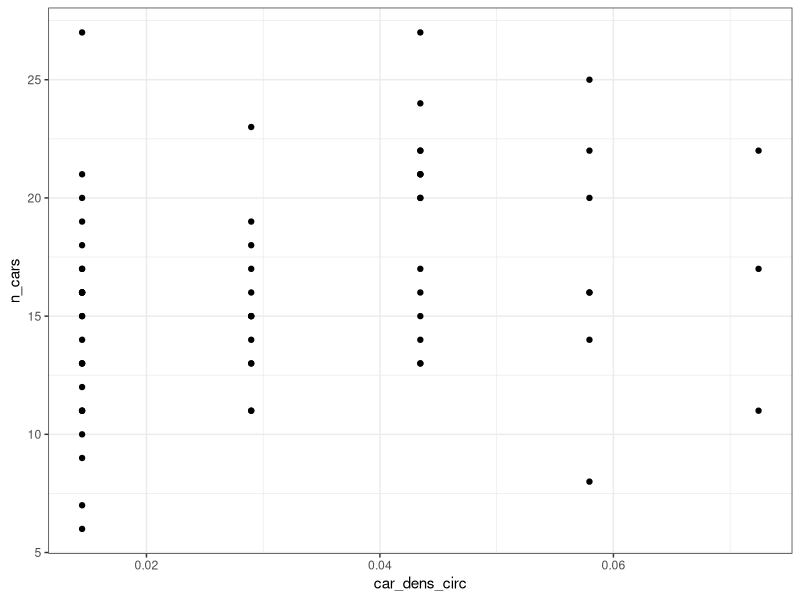
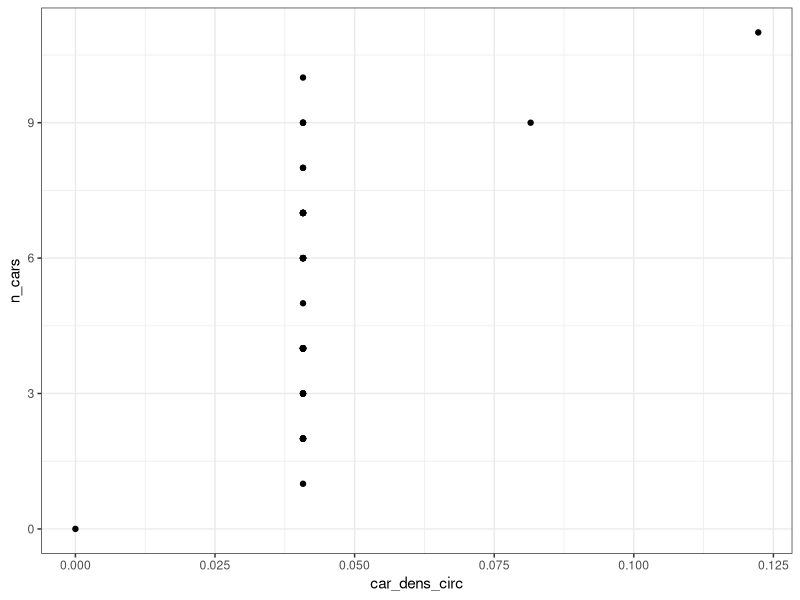
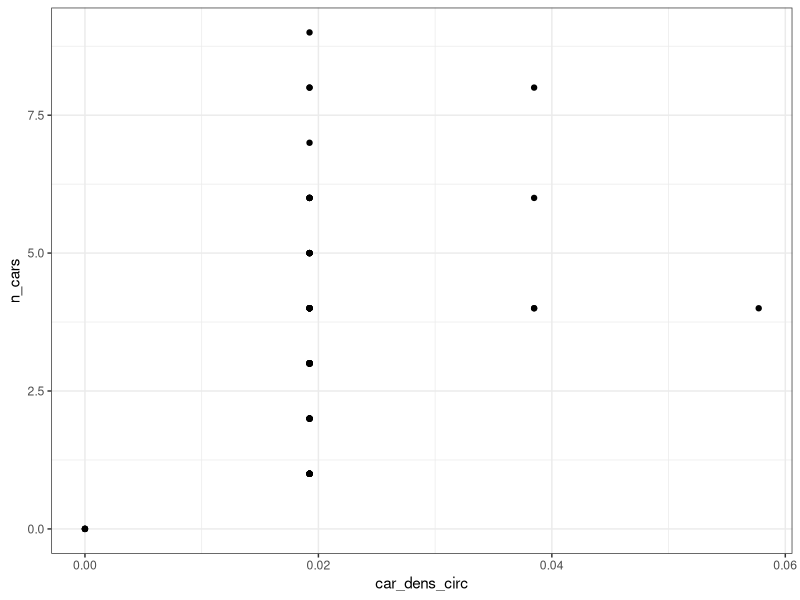
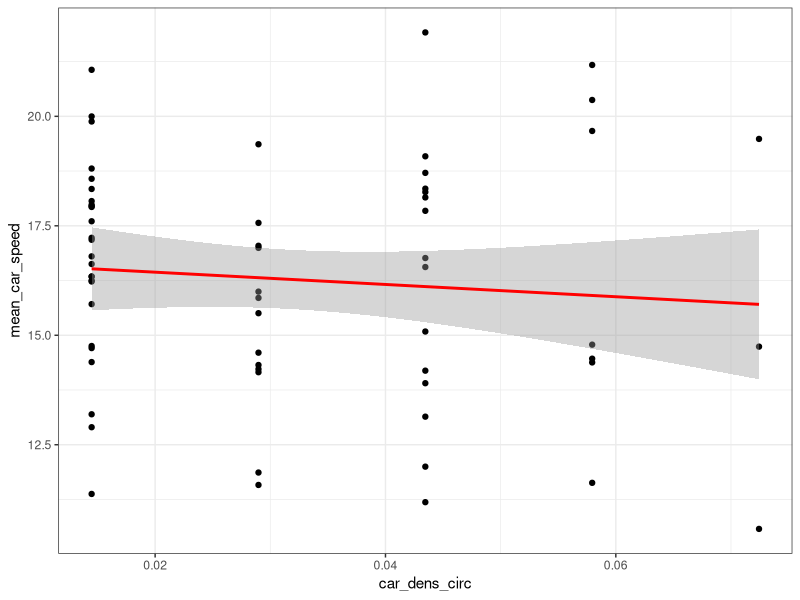
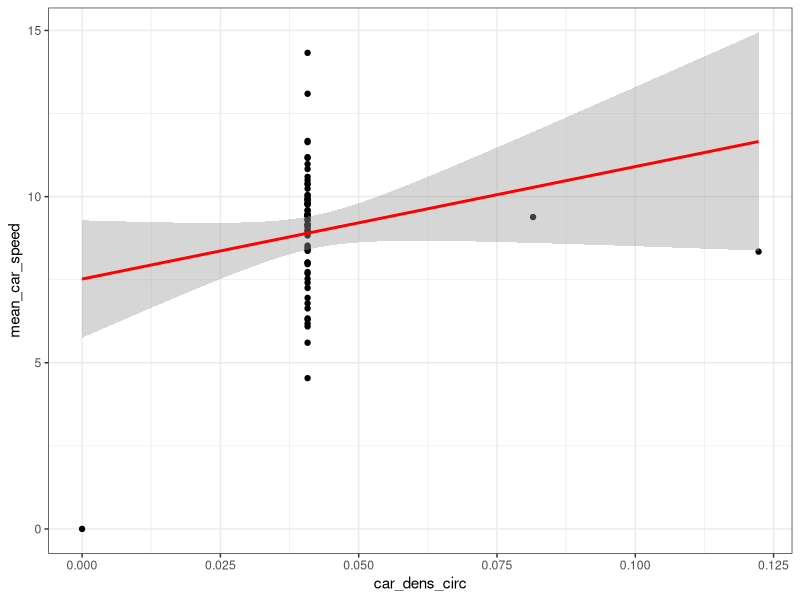
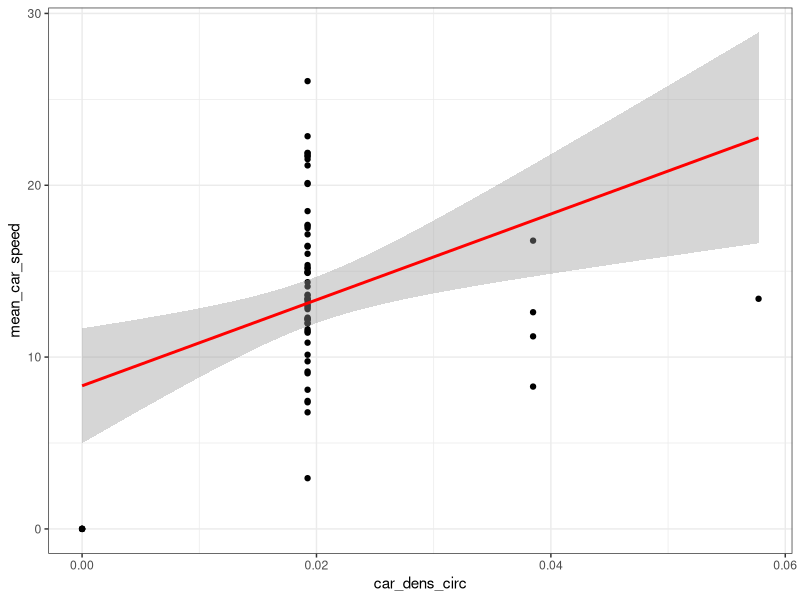
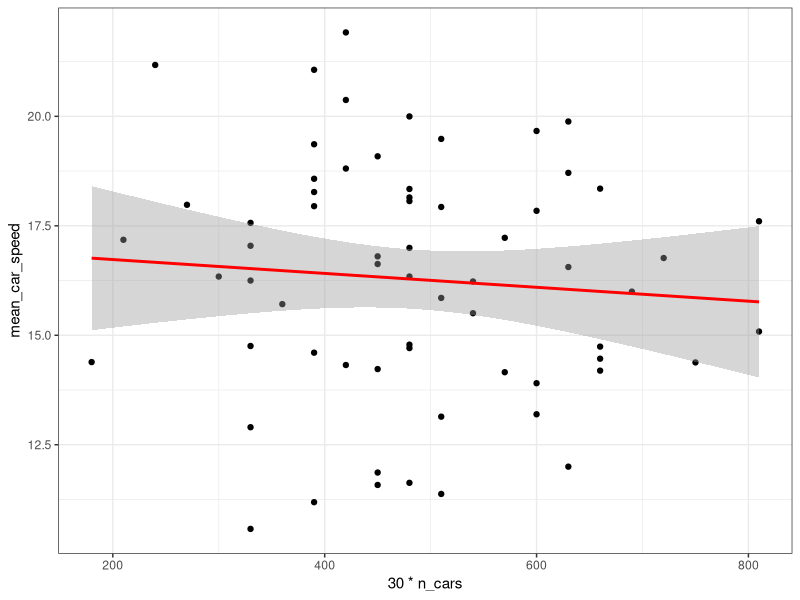
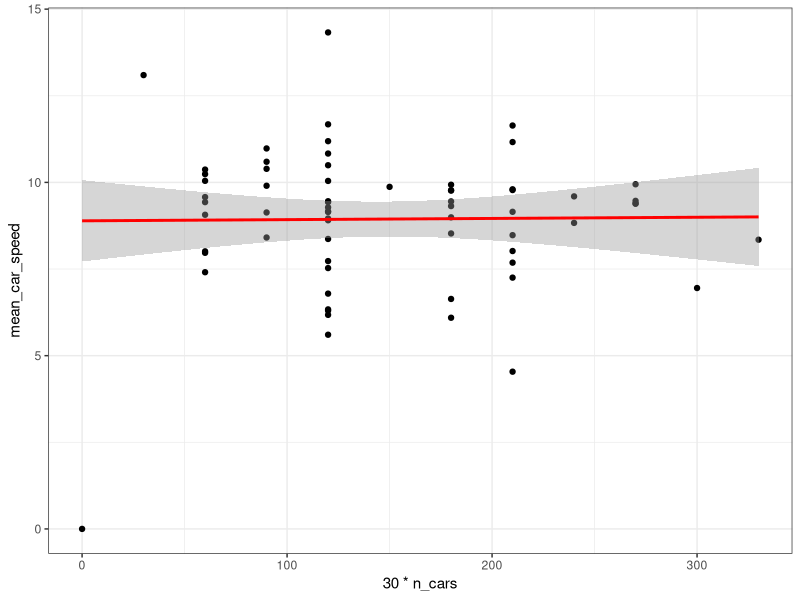

These charts were generated, in order, by the following R code:
library(ggplot2)

setwd(dirname(rstudioapi::getActiveDocumentContext()$path))
gerdat<-read.csv2('datasets/datasets_germany.csv', header=T, dec=".", sep=",")
# fundamental diagrams
# density vs flow
ggplot(subset(gerdat, case=='fsbr'), aes(y=n_cars, x=car_dens_circ))+geom_point()+theme_bw()#+
  #geom_smooth(method=lm, color="red", aes(group=2))
ggplot(subset(gerdat, case=='lsho'), aes(y=n_cars, x=car_dens_circ))+geom_point()+theme_bw()#+
  #geom_smooth(method=lm, color="red", aes(group=2))
ggplot(subset(gerdat, case=='mke'), aes(y=n_cars, x=car_dens_circ))+geom_point()+theme_bw()#+
  #geom_smooth(method=lm, color="red", aes(group=2))

# PANOS: here we have three perfect liner relationships, I do not understand why? 
# because on y-axis we have number of cars passed from a cross section, while 
# in x-axis in the number of cars per kilometer AT THE MOMENT we take the measurement
# a linear relationship between flow and density means that the mean speed is constant, 
# I cannot see that in the data.

# density vs speed
ggplot(subset(gerdat, case=='fsbr'), aes(y=mean_car_speed, x=car_dens_circ))+geom_point()+theme_bw()+
  geom_smooth(method=lm, color="red", aes(group=2)) # PANOS: no difference, we have to check density data
ggplot(subset(gerdat, case=='lsho'), aes(y=mean_car_speed, x=car_dens_circ))+geom_point()+theme_bw()+
  geom_smooth(method=lm, color="red", aes(group=2))
ggplot(subset(gerdat, case=='mke'), aes(y=mean_car_speed, x=car_dens_circ))+geom_point()+theme_bw()+
  geom_smooth(method=lm, color="red", aes(group=2))

# flow vs speed
ggplot(subset(gerdat, case=='fsbr'), aes(x=30*n_cars, y=mean_car_speed))+geom_point()+theme_bw()+
  geom_smooth(method=lm, color="red", aes(group=2), formula='y ~ x') # small decrease of speed
max(subset(gerdat, case=='fsbr')$n_cars)*30 # 810 cars/h, close to capacity
cor.test(subset(gerdat, case=='fsbr')$n_cars, subset(gerdat, case=='fsbr')$mean_car_speed) # correlation -0.081, 
#but not significant for a confidence interval of 95%

ggplot(subset(gerdat, case=='lsho'), aes(x=30*n_cars, y=mean_car_speed))+geom_point()+theme_bw()+
  geom_smooth(method=lm, color="red", aes(group=2), formula='y ~ x') # no change
max(subset(gerdat, case=='lsho')$n_cars)*30 # 330 cars/h in mke, low flows, far from capacity
cor.test(subset(gerdat, case=='lsho')$n_cars, subset(gerdat, case=='lsho')$mean_car_speed) # no correlation

ggplot(subset(gerdat, case=='mke'), aes(x=30*n_cars, y=mean_car_speed))+geom_point()+theme_bw()+
  geom_smooth(method=lm, color="red", aes(group=2), formula='y ~ x') # increase of speed with higher flow
max(subset(gerdat, case=='mke')$n_cars)*30 # 270 cars/h in mke, low flows, far from capacity
cor.test(subset(gerdat, case=='mke')$n_cars, subset(gerdat, case=='mke')$mean_car_speed) # correlation + 0.1729
# but not significant for a confidence interval of 95%

# PANOS: conclusion: we cannot see correlation between speed and flow, as in most of the cases we are in the free flow branch
# in fsbr it seems that we are getting closer to capacity but not enough data to see the influence of car flow and speed
# I will test the deviations of speed from mean to check all the cases

mean(subset(gerdat, case=='fsbr')$mean_car_speed) # PANOS: higher mean speed in fsbr, remember that higher flows but no capacity
# therefore more cars higher free flow speed, this is logical
mean(subset(gerdat, case=='lsho')$mean_car_speed) 
mean(subset(gerdat, case=='mke')$mean_car_speed)

# HOT HOT HOT
ggplot() + geom_point(data=subset(gerdat, case=='fsbr'), aes(x=30*n_cars, y=mean_car_speed-mean(mean_car_speed)), color='blue')+
  geom_point(data = subset(gerdat, case=='lsho'), aes(x=30*n_cars, y=mean_car_speed-mean(mean_car_speed)), color='red') +
  geom_point(data = subset(gerdat, case=='mke'), aes(x=30*n_cars, y=mean_car_speed-mean(mean_car_speed)))+
  theme_bw()
# PANOS: super interesting: higher deviations of speed in mke, where the flow are low,
# speed deviations no relationship with flow, they are constant!!

# Check the relationship of speed deviations with pedestrian flow in circ and safe zone
ggplot() + geom_point(data=subset(gerdat, case=='fsbr'), aes(x=30*n_pedestrians, y=mean_car_speed-mean(mean_car_speed)), color='blue')+
  geom_point(data = subset(gerdat, case=='lsho'), aes(x=30*n_pedestrians, y=mean_car_speed-mean(mean_car_speed)), color='red') +
  geom_point(data = subset(gerdat, case=='mke'), aes(x=30*n_pedestrians, y=mean_car_speed-mean(mean_car_speed)))+
  theme_bw()

ggplot(gerdat, aes(y=mean_car_speed, x=n_pedestrians))+geom_point()+theme_bw()+
  geom_smooth(method=lm, color="red", aes(group=2)) # PANOS: positive relationship....

ggplot() + geom_point(data=subset(gerdat, case=='fsbr'), aes(x=30*ped_crossing, y=mean_car_speed-mean(mean_car_speed)), color='blue')+
  geom_point(data = subset(gerdat, case=='lsho'), aes(x=30*ped_crossing, y=mean_car_speed-mean(mean_car_speed)), color='red') +
  geom_point(data = subset(gerdat, case=='mke'), aes(x=30*ped_crossing, y=mean_car_speed-mean(mean_car_speed)))+
  theme_bw()

ggplot(gerdat, aes(y=mean_car_speed, x=ped_crossing))+geom_point()+theme_bw()+
  geom_smooth(method=lm, color="red", aes(group=2)) # PANOS: no relationship...

ggplot() + geom_point(data=subset(gerdat, case=='fsbr'), aes(x=30*ped_crossing, y=30*n_pedestrians), color='blue')+
  geom_point(data = subset(gerdat, case=='lsho'), aes(x=30*ped_crossing, y=30*n_pedestrians), color='red') +
  geom_point(data = subset(gerdat, case=='mke'), aes(x=30*ped_crossing, y=30*n_pedestrians))+
  theme_bw() # of course, significant relationship between flow and crossing of pedestrians
